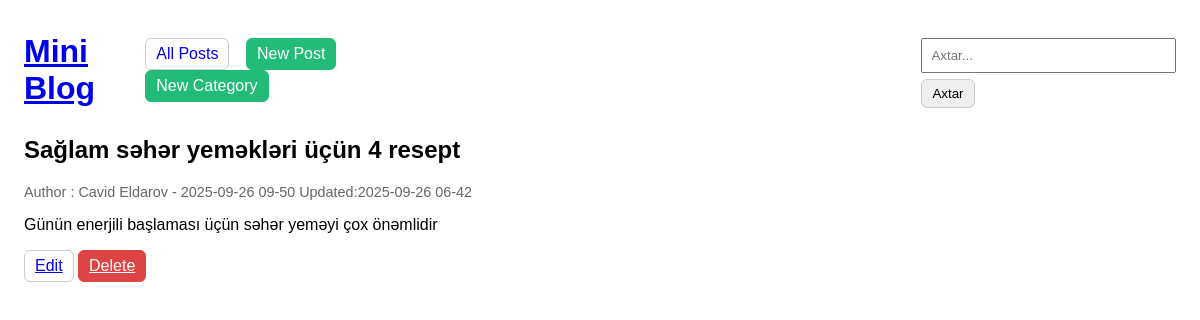
The page /post/healthy-breakfast-recipes on the database its author committed.
### blog/models.py (models this page shows, shortened)
class Post(models.Model):
    title=models.CharField(max_length=200)
    slug=models.SlugField(max_length=220,unique=True,blank=True)
    content=models.TextField()
    author=models.CharField(max_length=100,default='anonymous')
    created_at=models.DateTimeField(auto_now_add=True)
    updated_at=models.DateTimeField(auto_now=True)
    category=models.ForeignKey(Category,on_delete=models.CASCADE,null=True)
    class Meta:
        ordering=['-created_at']
        indexes=[
            models.Index(fields=['slug']),
            models.Index(fields=['-created_at']),
        ]

### blog/views.py (the view)
# urls.py: path('post/<slug:slug>', views.post_detail_by_slug, name='post_detail'),
def post_detail_by_slug(request, slug:str):
    post=get_object_or_404(Post, slug=slug)
    return render(request, 'blog/post_detail.html', {'post': post})

### blog/templates/blog/post_detail.html (shortened to what this page needs)
{% extends "blog/base.html" %}
{% block content %}
    <article>
    <h2>{{ post.title }}</h2>
    <p class="muted">
        Author : {{ post.author }} - {{ post.created_at|date:"Y-m-d H-i" }}
        {%  if post.updated_at  %} Updated:{{ post.updated_at|date:"Y-m-d H-i" }} {% endif %}
    </p>
    <p>
        {{ post.content|linebreaks }}
    </p>
    </article>
    <p>
    <a class="btn" href="{% url 'blog:post_update' post.pk %}">Edit</a>
    <a class="btn btn-danger" href="{% url 'blog:post_delete' post.pk %}">Delete</a>
    </p>
{% endblock %}

### blog/templates/blog/base.html (style rules this page uses)
body { font-family: sans-serif; margin: 24px; }
.btn { padding:6px 10px; border:1px solid #ccc; border-radius:6px; display:inline-block; }
.btn-danger { background:#d44; color:#fff; border-color:#d44; }
.muted { color:#666; font-size: 90%; }

### rows shown on the page
Post: title "Sağlam səhər yeməkləri üçün 4 resept", author "Cavid Eldarov", created_at "2025-09-26 09-50", updated_at "2025-09-26 06-42", content "Günün enerjili başlaması üçün səhər yeməyi çox önəmlidir"
